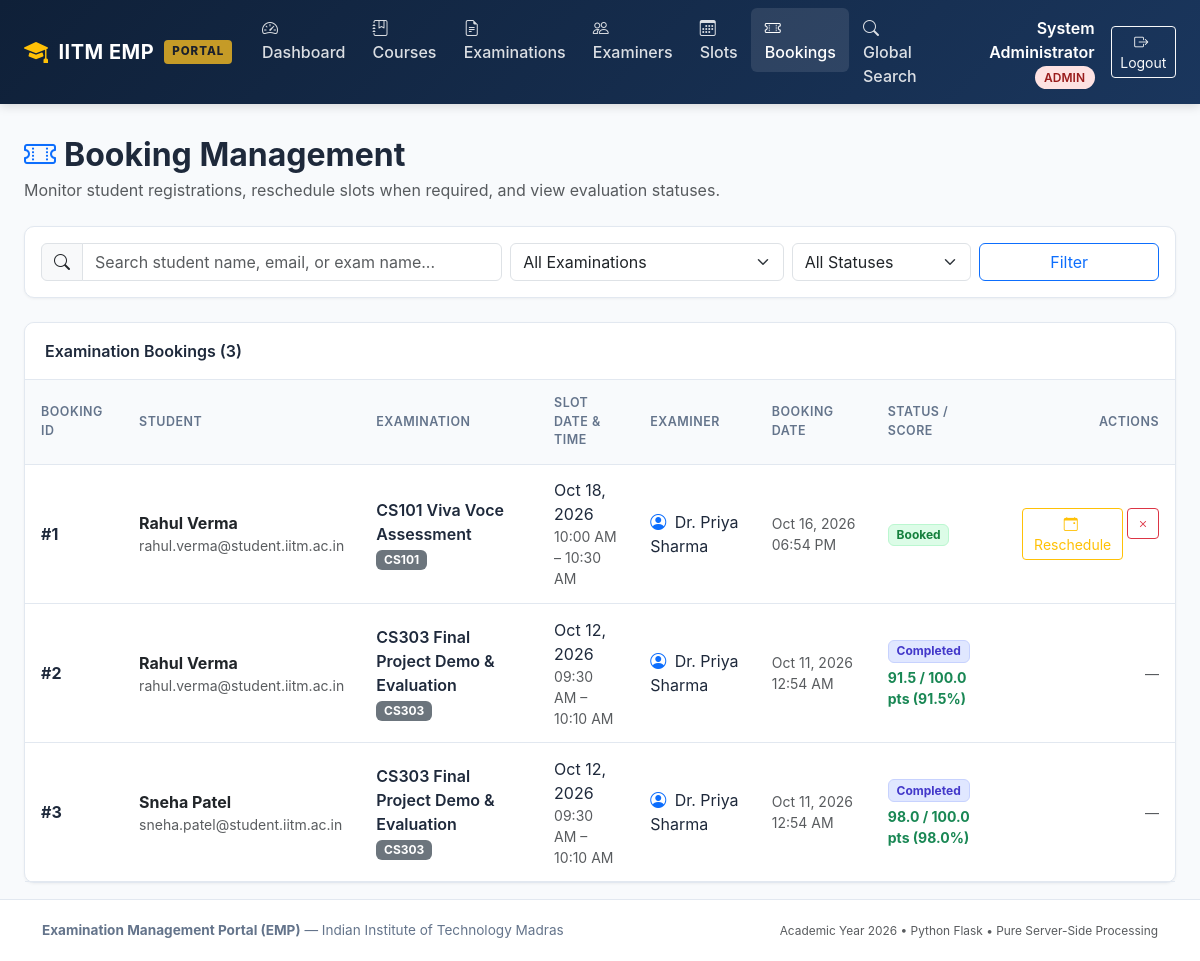
Screenshot of /admin/bookings (signed in) with the database file from the repository.
### models/user.py (models this page shows, shortened)
class User(UserMixin, db.Model):
    __tablename__ = 'users'
    id = db.Column(db.Integer, primary_key=True, autoincrement=True)
    name = db.Column(db.String(150), nullable=False)
    email = db.Column(db.String(150), unique=True, nullable=False, index=True)
    password_hash = db.Column(db.String(256), nullable=False)
    role = db.Column(db.String(20), nullable=False)
    status = db.Column(db.String(20), nullable=False, default='active')
    created_at = db.Column(db.DateTime, default=datetime.now, nullable=False)
    examiner_profile = db.relationship('ExaminerProfile', back_populates='user', uselist=False, cascade='all, delete-orphan')
    slots = db.relationship('ExaminationSlot', back_populates='examiner', foreign_keys='ExaminationSlot.examiner_id', cascade='all, delete-orphan')
    bookings = db.relationship('Booking', back_populates='student', foreign_keys='Booking.student_id', cascade='all, delete-orphan')

### models/booking.py (models this page shows, shortened)
class Booking(db.Model):
    __tablename__ = 'bookings'
    booking_id = db.Column(db.Integer, primary_key=True, autoincrement=True)
    student_id = db.Column(db.Integer, db.ForeignKey('users.id', ondelete='CASCADE'), nullable=False)
    slot_id = db.Column(db.Integer, db.ForeignKey('examination_slots.slot_id', ondelete='CASCADE'), nullable=False)
    booking_date = db.Column(db.DateTime, default=datetime.now, nullable=False)
    status = db.Column(db.String(30), nullable=False, default='Booked')
    student = db.relationship('User', back_populates='bookings', foreign_keys=[student_id])
    slot = db.relationship('ExaminationSlot', back_populates='bookings')
    evaluations = db.relationship('Evaluation', back_populates='booking', cascade='all, delete-orphan')
    @property
    def is_evaluated(self):
        return len(self.evaluations) > 0
    @property
    def total_marks_obtained(self):
        return sum(e.marks for e in self.evaluations)
    @property
    def maximum_possible_marks(self):
        if self.slot and self.slot.examination:
            return self.slot.examination.maximum_marks
        return 0.0
    @property
    def percentage(self):
        max_m = self.maximum_possible_marks
        if max_m and max_m > 0:
            return round((self.total_marks_obtained / max_m) * 100, 2)
        return 0.0

### models/examination.py (models this page shows, shortened)
class Examination(db.Model):
    __tablename__ = 'examinations'
    exam_id = db.Column(db.Integer, primary_key=True, autoincrement=True)
    course_id = db.Column(db.Integer, db.ForeignKey('courses.course_id', ondelete='CASCADE'), nullable=False)
    examination_name = db.Column(db.String(200), nullable=False)
    examination_type = db.Column(db.String(50), nullable=False)
    duration = db.Column(db.Integer, nullable=False, default=30)
    maximum_marks = db.Column(db.Float, nullable=False, default=100.0)
    slot_creation_start = db.Column(db.DateTime, nullable=False)
    slot_creation_end = db.Column(db.DateTime, nullable=False)
    slot_booking_start = db.Column(db.DateTime, nullable=False)
    slot_booking_end = db.Column(db.DateTime, nullable=False)
    status = db.Column(db.String(30), nullable=False, default='Draft')
    course = db.relationship('Course', back_populates='examinations')
    rubrics = db.relationship('Rubric', back_populates='examination', cascade='all, delete-orphan')
    slots = db.relationship('ExaminationSlot', back_populates='examination', cascade='all, delete-orphan')

### models/course.py (models this page shows, shortened)
class Course(db.Model):
    __tablename__ = 'courses'
    course_id = db.Column(db.Integer, primary_key=True, autoincrement=True)
    course_code = db.Column(db.String(50), unique=True, nullable=False, index=True)
    course_name = db.Column(db.String(200), nullable=False)
    description = db.Column(db.Text, nullable=True)
    status = db.Column(db.String(20), nullable=False, default='active')
    examinations = db.relationship('Examination', back_populates='course', cascade='all, delete-orphan')

### models/slot.py (models this page shows, shortened)
class ExaminationSlot(db.Model):
    __tablename__ = 'examination_slots'
    slot_id = db.Column(db.Integer, primary_key=True, autoincrement=True)
    examination_id = db.Column(db.Integer, db.ForeignKey('examinations.exam_id', ondelete='CASCADE'), nullable=False)
    examiner_id = db.Column(db.Integer, db.ForeignKey('users.id', ondelete='CASCADE'), nullable=False)
    date = db.Column(db.Date, nullable=False)
    start_time = db.Column(db.Time, nullable=False)
    end_time = db.Column(db.Time, nullable=False)
    maximum_student_capacity = db.Column(db.Integer, nullable=False, default=1)
    available_seats = db.Column(db.Integer, nullable=False, default=1)
    status = db.Column(db.String(30), nullable=False, default='Available')
    examination = db.relationship('Examination', back_populates='slots')
    examiner = db.relationship('User', back_populates='slots', foreign_keys=[examiner_id])
    bookings = db.relationship('Booking', back_populates='slot', cascade='all, delete-orphan')

### models/evaluation.py (models this page shows, shortened)
class Evaluation(db.Model):
    __tablename__ = 'evaluations'
    evaluation_id = db.Column(db.Integer, primary_key=True, autoincrement=True)
    booking_id = db.Column(db.Integer, db.ForeignKey('bookings.booking_id', ondelete='CASCADE'), nullable=False)
    rubric_id = db.Column(db.Integer, db.ForeignKey('rubrics.rubric_id', ondelete='CASCADE'), nullable=False)
    marks = db.Column(db.Float, nullable=False, default=0.0)
    remarks = db.Column(db.Text, nullable=True)
    evaluated_at = db.Column(db.DateTime, default=datetime.now, nullable=False)
    booking = db.relationship('Booking', back_populates='evaluations')
    rubric = db.relationship('Rubric', back_populates='evaluations')

### routes/admin.py (the view, shortened to what this page needs)
@admin_bp.route('/bookings')
def bookings():
    search_query = request.args.get('q', '').strip()
    status_filter = request.args.get('status', '').strip()
    exam_id = request.args.get('exam_id')
    query = Booking.query
    if status_filter:
        query = query.filter_by(status=status_filter)
    if exam_id:
        query = query.filter(Booking.slot.has(ExaminationSlot.examination_id == exam_id))
    booking_list = query.order_by(Booking.booking_date.desc()).all()
    examinations = Examination.query.all()
    return render_template('admin/bookings.html', bookings=booking_list, search_query=search_query, status_filter=status_filter, examinations=examinations, selected_exam_id=exam_id)

### templates/admin/bookings.html (shortened to what this page needs)
{% extends 'base.html' %}
{% block content %}
<div class="d-flex flex-column flex-md-row justify-content-between align-items-md-center mb-4 gap-2">
  <div>
    <h2 class="fw-bold mb-1"><i class="bi bi-ticket-perforated text-primary me-2"></i>Booking Management</h2>
    <p class="text-muted mb-0">Monitor student registrations, reschedule slots when required, and view evaluation statuses.</p>
  </div>
</div>
<div class="emp-card mb-4 p-3">
  <form method="GET" action="{{ url_for('admin.bookings') }}" class="row g-2 align-items-center">
    <div class="col-md-5">
      <div class="input-group">
        <span class="input-group-text"><i class="bi bi-search"></i></span>
        <input type="text" name="q" class="form-control" placeholder="Search student name, email, or exam name..." value="{{ search_query }}">
      </div>
    </div>
    <div class="col-md-3">
      <select name="exam_id" class="form-select">
        <option value="">All Examinations</option>
      </select>
    </div>
    <div class="col-md-2">
      <select name="status" class="form-select">
        <option value="">All Statuses</option>
      </select>
    </div>
    <div class="col-md-2 d-flex gap-2">
      <button type="submit" class="btn btn-outline-primary w-100">Filter</button>
    </div>
  </form>
</div>
<div class="emp-card">
  <div class="emp-card-header d-flex justify-content-between align-items-center">
    <span>Examination Bookings ({{ bookings|length }})</span>
  </div>
  <div class="table-responsive">
    <table class="emp-table">
      <thead>
        <tr>
          <th>Booking ID</th>
          <th>Student</th>
          <th>Examination</th>
          <th>Slot Date & Time</th>
          <th>Examiner</th>
          <th>Booking Date</th>
          <th>Status / Score</th>
          <th class="text-end">Actions</th>
        </tr>
      </thead>
      <tbody>
        {% for b in bookings %}
        <tr>
          <td class="fw-bold">#{{ b.booking_id }}</td>
          <td>
            <div class="fw-bold text-dark">{{ b.student.name }}</div>
            <div class="text-muted small">{{ b.student.email }}</div>
          </td>
          <td>
            <div class="fw-semibold">{{ b.slot.examination.examination_name }}</div>
            <span class="badge bg-secondary small">{{ b.slot.examination.course.course_code }}</span>
          </td>
          <td>
            <div>{{ b.slot.date | date_format }}</div>
            <div class="text-muted small">{{ b.slot.start_time | time_format }} &ndash; {{ b.slot.end_time | time_format }}</div>
          </td>
          <td>
            <i class="bi bi-person-circle text-primary me-1"></i>
            {{ b.slot.examiner.name }}
          </td>
          <td class="small text-muted">{{ b.booking_date | datetime_format }}</td>
          <td>
            {% if b.status == 'Booked' %}
              <span class="badge badge-status-available">Booked</span>
            {% elif b.status == 'Completed' %}
              <span class="badge badge-status-completed">Completed</span>
              {% if b.is_evaluated %}
                <div class="small fw-bold text-success mt-1">
                  {{ b.total_marks_obtained }} / {{ b.maximum_possible_marks }} pts ({{ b.percentage }}%)
                </div>
              {% endif %}
            {% else %}
              <span class="badge badge-status-cancelled">Cancelled</span>
            {% endif %}
          </td>
          <td class="text-end">
            <div class="d-inline-flex gap-1">
              {% if b.status == 'Booked' %}
                <a href="{{ url_for('admin.reschedule_booking', booking_id=b.booking_id) }}" class="btn btn-sm btn-outline-warning" title="Reschedule Slot">
                  <i class="bi bi-calendar-event me-1"></i> Reschedule
                </a>
                <form method="POST" action="{{ url_for('admin.cancel_booking', booking_id=b.booking_id) }}" class="d-inline" onsubmit="return confirm('Cancel this student booking?');">
                  <button type="submit" class="btn btn-sm btn-outline-danger" title="Cancel Booking">
                    <i class="bi bi-x"></i>
                  </button>
                </form>
              {% else %}
                <span class="text-muted small">&mdash;</span>
              {% endif %}
            </div>
          </td>
        </tr>
        {% endfor %}
      </tbody>
    </table>
  </div>
</div>
{% endblock %}

### templates/base.html (shortened to what this page needs)
<!DOCTYPE html>
<html lang="en">
<head>
  <link href="https://cdn.jsdelivr.net/npm/bootstrap@5.3.3/dist/css/bootstrap.min.css" rel="stylesheet">
  <link href="https://cdn.jsdelivr.net/npm/bootstrap-icons@1.11.3/font/bootstrap-icons.min.css" rel="stylesheet">
  <link rel="stylesheet" href="{{ url_for('static', filename='css/style.css') }}">
</head>
<body>
  <nav class="navbar navbar-expand-lg navbar-dark emp-navbar sticky-top">
    <div class="container-fluid px-lg-4">
      <a class="navbar-brand emp-brand" href="{{ url_for('index') }}">
        <i class="bi bi-mortarboard-fill text-warning fs-4"></i>
        <span>IITM EMP</span>
        <span class="emp-brand-badge">PORTAL</span>
      </a>
      <div class="collapse navbar-collapse" id="empNavbarNav">
        <ul class="navbar-nav me-auto mb-2 mb-lg-0">
          {% if current_user.is_authenticated %}
            {% if current_user.role == 'admin' %}
              <li class="nav-item">
                <a class="nav-link {% if request.endpoint == 'admin.dashboard' %}active{% endif %}" href="{{ url_for('admin.dashboard') }}">
                  <i class="bi bi-speedometer2 me-1"></i> Dashboard
                </a>
              </li>
              <li class="nav-item">
                <a class="nav-link {% if 'courses' in request.endpoint %}active{% endif %}" href="{{ url_for('admin.courses') }}">
                  <i class="bi bi-journal-bookmark me-1"></i> Courses
                </a>
              </li>
              <li class="nav-item">
                <a class="nav-link {% if 'examination' in request.endpoint %}active{% endif %}" href="{{ url_for('admin.examinations') }}">
                  <i class="bi bi-file-earmark-text me-1"></i> Examinations
                </a>
              </li>
              <li class="nav-item">
                <a class="nav-link {% if 'examiners' in request.endpoint %}active{% endif %}" href="{{ url_for('admin.examiners') }}">
                  <i class="bi bi-people me-1"></i> Examiners
                </a>
              </li>
              <li class="nav-item">
                <a class="nav-link {% if 'slots' in request.endpoint %}active{% endif %}" href="{{ url_for('admin.slots') }}">
                  <i class="bi bi-calendar3 me-1"></i> Slots
                </a>
              </li>
              <li class="nav-item">
                <a class="nav-link {% if 'bookings' in request.endpoint %}active{% endif %}" href="{{ url_for('admin.bookings') }}">
                  <i class="bi bi-ticket-perforated me-1"></i> Bookings
                </a>
              </li>
              <li class="nav-item">
                <a class="nav-link {% if request.endpoint == 'admin.search' %}active{% endif %}" href="{{ url_for('admin.search') }}">
                  <i class="bi bi-search me-1"></i> Global Search
                </a>
              </li>
            {% endif %}
          {% endif %}
        </ul>
        <div class="d-flex align-items-center gap-3">
          {% if current_user.is_authenticated %}
            <div class="text-white text-end d-none d-md-block">
              <span class="fw-semibold">{{ current_user.name }}</span>
              <span class="user-role-badge role-{{ current_user.role }} ms-1">{{ current_user.role }}</span>
            </div>
            <a href="{{ url_for('auth.logout') }}" class="btn btn-outline-light btn-sm">
              <i class="bi bi-box-arrow-right me-1"></i> Logout
            </a>
          {% endif %}
        </div>
      </div>
    </div>
  </nav>
  <main class="container-fluid px-lg-4 py-3">
    {% block content %}{% endblock %}
  </main>
  <footer class="emp-footer text-center mt-auto">
    <div class="container">
      <div class="d-flex flex-column flex-md-row justify-content-between align-items-center">
        <div>
          <strong>Examination Management Portal (EMP)</strong> &mdash; Indian Institute of Technology Madras
        </div>
        <div class="text-muted small mt-2 mt-md-0">
          Academic Year {{ current_year }} &bull; Python Flask &bull; Pure Server-Side Processing
        </div>
      </div>
    </div>
  </footer>
</body>
</html>

### rows the page displays
User: name "System Administrator", role "ADMIN"
Booking: booking_id "1", student.name "Rahul Verma", student.email "rahul.verma@student.iitm.ac.in", slot.examination.examination_name "CS101 Viva Voce Assessment", slot.examination.course.course_code "CS101", slot "Oct 18, 2026", slot.start_time "10:00 AM", slot.end_time "10:30 AM", slot.examiner.name "Dr. Priya Sharma", booking_date "Oct 16, 2026 06:54 PM", status "Booked"
Booking: booking_id "2", student.name "Rahul Verma", student.email "rahul.verma@student.iitm.ac.in", slot.examination.examination_name "CS303 Final Project Demo & Evaluation", slot.examination.course.course_code "CS303", slot "Oct 12, 2026", slot.start_time "09:30 AM", slot.end_time "10:10 AM", slot.examiner.name "Dr. Priya Sharma", booking_date "Oct 11, 2026 12:54 AM", total_marks_obtained "91.5", maximum_possible_marks "100.0", percentage "91.5"
Booking: booking_id "3", student.name "Sneha Patel", student.email "sneha.patel@student.iitm.ac.in", slot.examination.examination_name "CS303 Final Project Demo & Evaluation", slot.examination.course.course_code "CS303", slot "Oct 12, 2026", slot.start_time "09:30 AM", slot.end_time "10:10 AM", slot.examiner.name "Dr. Priya Sharma", booking_date "Oct 11, 2026 12:54 AM", total_marks_obtained "98.0", maximum_possible_marks "100.0", percentage "98.0"

### other values shown
{{ bookings|length }} "3"
